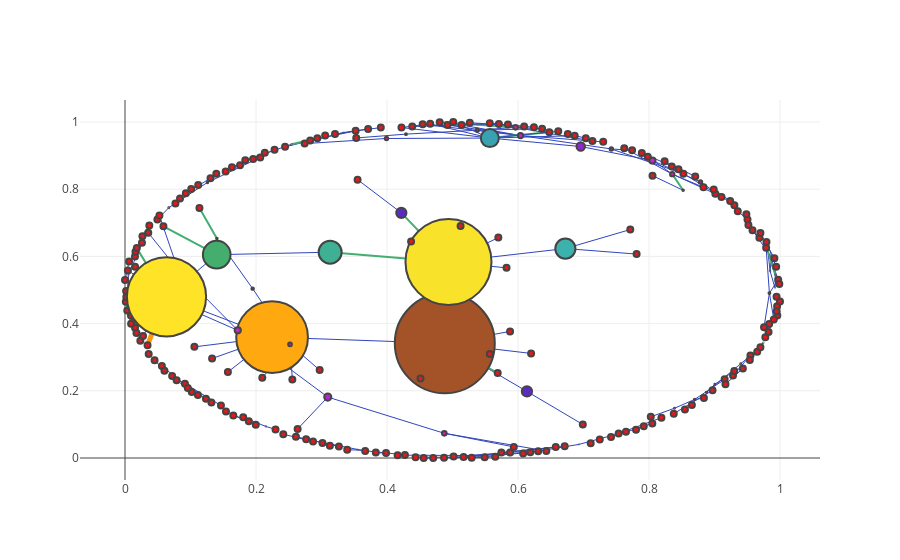

Notebook cell for this chart:
### Markdown cell above
### Q4(b)

### Code cell
#Betweenness centrality visualization
plotCentrality(lakersGraphSpring, lakersTag,1)
